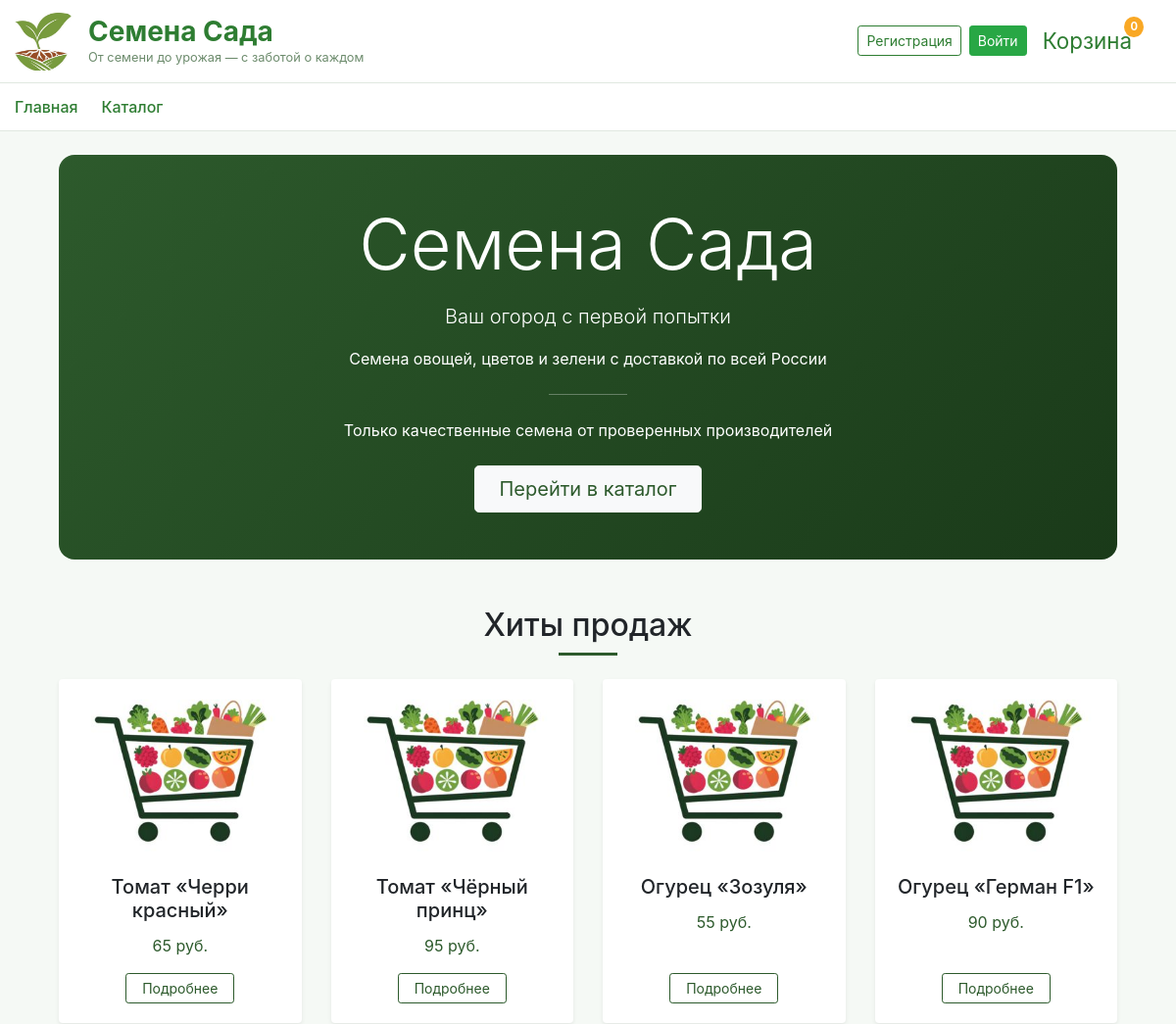
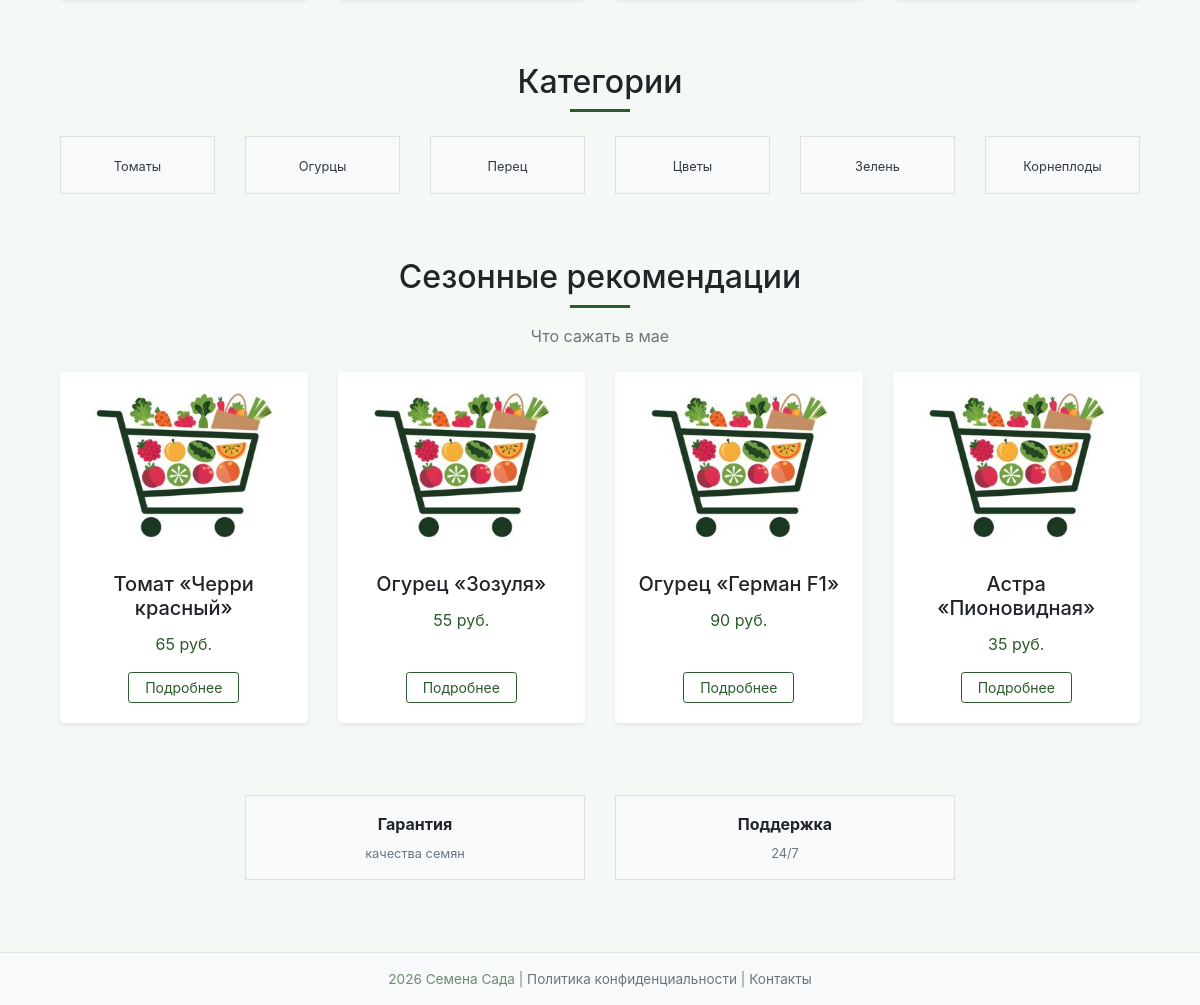
The page / on the database its author committed (2 pictures, top to bottom).
### data/products.py (models this page shows)
class Product(SqlAlchemyBase, SerializerMixin):
    __tablename__ = 'products'
    serialize_only = ('id', 'name', 'category_id', 'category.name', 'price', 'stock',
                      'image_path', 'description', 'sowing_month_start', 'sowing_month_end',
                      'difficulty', 'modified_date', 'order_items')
    id = sqlalchemy.Column(sqlalchemy.Integer, primary_key=True, autoincrement=True)
    name = sqlalchemy.Column(sqlalchemy.String)
    category_id = sqlalchemy.Column(sqlalchemy.Integer, sqlalchemy.ForeignKey('categories.id'))
    price = sqlalchemy.Column(sqlalchemy.Integer)
    stock = sqlalchemy.Column(sqlalchemy.Integer)
    image_path = sqlalchemy.Column(sqlalchemy.String)
    description = sqlalchemy.Column(sqlalchemy.String)
    sowing_month_start = sqlalchemy.Column(sqlalchemy.Integer)
    sowing_month_end = sqlalchemy.Column(sqlalchemy.Integer)
    difficulty = sqlalchemy.Column(sqlalchemy.String)
    modified_date = sqlalchemy.Column(sqlalchemy.DateTime, default=datetime.datetime.now)
    order_items = orm.relationship("OrderItem", back_populates='product')
    category = orm.relationship("Category")

### data/categories.py (models this page shows)
class Category(SqlAlchemyBase, SerializerMixin):
    __tablename__ = 'categories'
    serialize_only = ('id', 'name', 'description')
    id = sqlalchemy.Column(sqlalchemy.Integer, primary_key=True, autoincrement=True)
    name = sqlalchemy.Column(sqlalchemy.String)
    description = sqlalchemy.Column(sqlalchemy.String)
    products = orm.relationship("Product", back_populates='category')

### main.py (the view)
@app.route('/', methods=['GET', 'POST'])
def index():
    current_month = datetime.datetime.now().month
    with create_session() as db_sess:
        popular_products = db_sess.query(Product) \
            .join(OrderItem, OrderItem.product_id == Product.id) \
            .group_by(Product.id) \
            .limit(4) \
            .all()
        categories = db_sess.query(Category).all()
        seasonal_products = db_sess.query(Product) \
            .filter(Product.sowing_month_start <= current_month) \
            .filter(Product.sowing_month_end >= current_month) \
            .limit(4) \
            .all()
    return render_template('index.html',
                           title='Главная',
                           popular_products=popular_products,
                           categories=categories,
                           seasonal_products=seasonal_products,
                           now=datetime.datetime.now())

### data/db_session.py (called while the page is built)
def create_session() -> Session:
    global __factory
    return __factory()

### main.py (called while the page is built)
@app.context_processor
def cart_count():
    cart = session.get('cart', {})
    count = sum(cart.values())
    return dict(cart_count=count)

### templates/index.html
{% extends "base.html" %} {% block content %}
<div class="container">
  <div
    class="hero-section text-center py-5 mb-5 rounded-4"
    style="
      background: linear-gradient(135deg, #2d5a2c 0%, #1a3a19 100%);
      color: white;
    "
  >
    <h1 class="display-3 fw-bold mb-3">Семена Сада</h1>
    <p class="lead mb-3">Ваш огород с первой попытки</p>
    <p class="mb-4">
      Семена овощей, цветов и зелени с доставкой по всей России
    </p>
    <hr
      class="my-4"
      style="
        width: 80px;
        margin: 0 auto;
        border-color: rgba(255, 255, 255, 0.3);
      "
    />
    <p class="mt-4 mb-4">
      Только качественные семена от проверенных производителей
    </p>
    <a
      href="/catalog"
      class="btn btn-light btn-lg px-4 py-2 fw-bold"
      style="color: #2d5a2c"
      >Перейти в каталог</a
    >
  </div>
  <div class="mb-5">
    <div class="text-center mb-4">
      <h2 class="fw-bold">Хиты продаж</h2>
      <div
        class="mt-2"
        style="width: 60px; height: 3px; background: #2d5a2c; margin: 0 auto"
      ></div>
    </div>
    <div class="row g-4">
      {% for product in popular_products %}
      <div class="col-md-3 col-sm-6">
        <div
          class="card h-100 border-0 shadow-sm hover-card d-flex flex-column"
        >
          <img
            src="/{{ product.image_path }}"
            class="card-img-top"
            alt="{{ product.name }}"
            style="height: 180px; object-fit: cover; border-radius: 8px 8px 0 0"
          />
          <div class="card-body text-center d-flex flex-column flex-grow-1">
            <h5 class="card-title fw-semibold">{{ product.name }}</h5>
            <p class="card-text text-primary fw-bold fs-5">
              {{ product.price }} руб.
            </p>
            <div class="mt-auto">
              <a
                href="/product/{{ product.id }}?next={{ request.url | urlencode }}"
                class="btn btn-outline-success btn-sm px-3"
                >Подробнее</a
              >
            </div>
          </div>
        </div>
      </div>
      {% endfor %}
    </div>
  </div>
  <div class="mb-5 py-3">
    <div class="text-center mb-4">
      <h2 class="fw-bold">Категории</h2>
      <div
        class="mt-2"
        style="width: 60px; height: 3px; background: #2d5a2c; margin: 0 auto"
      ></div>
    </div>
    <div class="row g-3 text-center">
      {% for category in categories %}
      <div class="col-md-2 col-4">
        <a
          href="/catalog?category={{ category.id }}"
          class="text-decoration-none"
        >
          <div class="category-card p-3 rounded-3 bg-light text-center">
            <small class="fw-semibold text-dark">{{ category.name }}</small>
          </div>
        </a>
      </div>
      {% endfor %}
    </div>
  </div>
  <div class="mb-5">
    <div class="text-center mb-4">
      <h2 class="fw-bold">Сезонные рекомендации</h2>
      <div
        class="mt-2"
        style="width: 60px; height: 3px; background: #2d5a2c; margin: 0 auto"
      ></div>
      <p class="text-muted mt-3">
        {% set months = ['январе', 'феврале', 'марте', 'апреле', 'мае', 'июне',
        'июле', 'августе', 'сентябре', 'октябре', 'ноябре', 'декабре'] %} Что
        сажать в {{ months[now.month - 1] }}
      </p>
    </div>
    <div class="row g-4">
      {% for product in seasonal_products %}
      <div class="col-md-3 col-sm-6">
        <div class="card h-100 border-0 shadow-sm d-flex flex-column">
          <img
            src="/{{ product.image_path }}"
            class="card-img-top"
            alt="{{ product.name }}"
            style="height: 180px; object-fit: cover; border-radius: 8px 8px 0 0"
          />
          <div class="card-body text-center d-flex flex-column flex-grow-1">
            <h5 class="card-title fw-semibold">{{ product.name }}</h5>
            <p class="card-text text-primary fw-bold fs-5">
              {{ product.price }} руб.
            </p>
            <div class="mt-auto">
              <a
                href="/product/{{ product.id }}?next={{ request.url | urlencode }}"
                class="btn btn-outline-success btn-sm px-3"
                >Подробнее</a
              >
            </div>
          </div>
        </div>
      </div>
      {% else %}
      <div class="col-12 text-center text-muted py-5">
        Нет рекомендаций для текущего месяца
      </div>
      {% endfor %}
    </div>
  </div>
  <div class="row g-4 text-center mb-5 py-4 justify-content-center">
    <div class="col-md-4 col-6">
      <div class="feature-card p-3 rounded-3 bg-light h-100 d-flex flex-column">
        <strong class="fs-6">Гарантия</strong>
        <p class="small text-muted mt-2 mb-0">качества семян</p>
      </div>
    </div>
    <div class="col-md-4 col-6">
      <div class="feature-card p-3 rounded-3 bg-light h-100 d-flex flex-column">
        <strong class="fs-6">Поддержка</strong>
        <p class="small text-muted mt-2 mb-0">24/7</p>
      </div>
    </div>
  </div>
</div>
{% endblock %}

### static/css/style.css (style rules this page uses)
body { background-color: #f5f9f5; }
.hero-section { border-radius: 16px; }
.hover-card { transition: transform 0.2s ease, box-shadow 0.2s ease; }
.category-card { transition: all 0.2s ease; border: 1px solid #e0e0e0; }
.feature-card { transition: all 0.2s ease; border: 1px solid #e0e0e0; }
.btn-outline-success { border-color: #2d5a2c; color: #2d5a2c; }
.text-primary { color: #2d5a2c !important; }

### rows shown on the page
Product: image_path (placeholder picture), name "Томат «Черри красный»", price "65"
Product: image_path (placeholder picture), name "Томат «Чёрный принц»", price "95"
Product: image_path (placeholder picture), name "Огурец «Зозуля»", price "55"
Product: image_path (placeholder picture), name "Огурец «Герман F1»", price "90"
Category: name "Томаты"
Category: name "Огурцы"
Category: name "Перец"
Category: name "Цветы"
Category: name "Зелень"
Category: name "Корнеплоды"
Product: image_path (placeholder picture), name "Астра «Пионовидная»", price "35"

### other values the page prints
{{ cart_count|default(0) }} "0"
